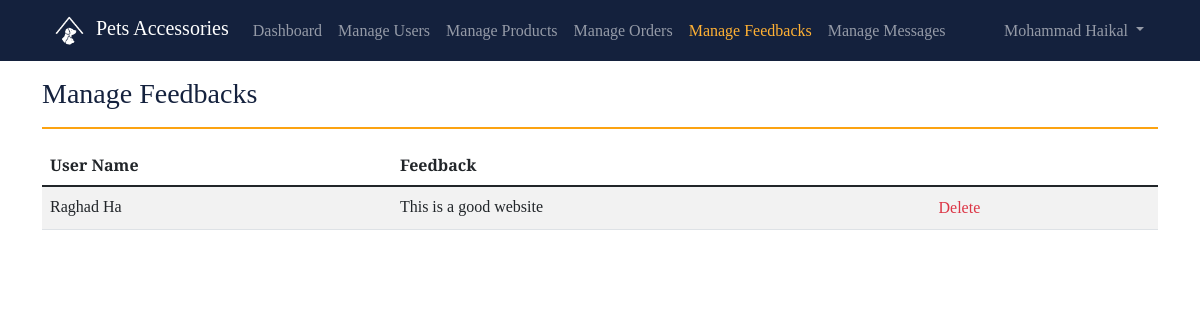
Page /petaccesories/manageFeedbacks.php (signed in) on the committed database.
### tables this page shows
CREATE TABLE IF NOT EXISTS `user` (
  `id` int(11) NOT NULL AUTO_INCREMENT,
  `is_admin` tinyint(1) DEFAULT '0',
  `first_name` varchar(30) NOT NULL,
  `last_name` varchar(30) NOT NULL,
  `email` varchar(50) NOT NULL,
  `phone` varchar(20) NOT NULL,
  `password` varchar(50) NOT NULL,
  `created_at` timestamp NOT NULL DEFAULT CURRENT_TIMESTAMP,
  PRIMARY KEY (`id`),
  UNIQUE KEY `UNIQUE` (`email`) USING BTREE
);

CREATE TABLE IF NOT EXISTS `feedback` (
  `id` int(11) NOT NULL AUTO_INCREMENT,
  `user_id` int(11) NOT NULL,
  `feedback` text,
  PRIMARY KEY (`id`),
  KEY `id` (`id`,`user_id`),
  KEY `user_id` (`user_id`)
);

### petaccesories/modules/Admin.php (called while the page is built, shortened)
<?php
class Admin extends User
{
  public static function check()
  {
    if (isset($_SESSION['admin_id'])) {
      return true;
    } else {
      return false;
    }
  }
  public static function getAdminFullName()
  {
    $admin = self::getAdmin()[0];
    return $admin['first_name'] . " " . $admin['last_name'];
  }
  public static function getAdmin()
  {
    return self::getQueryResults("SELECT * FROM `user` WHERE  `id` = {$_SESSION['admin_id']}");
  }
}

### petaccesories/modules/DB.php (called while the page is built, shortened)
<?php
class DB
{
  protected static $servername;
  protected static $username;
  protected static $password;
  protected static $dbname;
  protected static function connect()
  {
    self::$servername = "localhost";
    self::$username = "root";
    self::$password = "";
    self::$dbname = "petaccessories";
    $conn = new mysqli(self::$servername, self::$username, self::$password, self::$dbname);
    return $conn;
  }
  protected static function getQueryResults($sql){
    $result = mysqli_query(self::connect(), $sql);
    return mysqli_fetch_all($result, MYSQLI_ASSOC);
  }
}

### petaccesories/modules/Feedback.php (called while the page is built, shortened)
<?php
class Feedback extends DB
{
    public static function viewAll()
    {
        return self::getQueryResults("SELECT * FROM `feedback`");
    }
}

### petaccesories/modules/User.php (called while the page is built, shortened)
<?php
class User extends DB
{
  public static function getUserNameById($id)
  {
    $user = self::getQueryResults("SELECT first_name, last_name FROM user WHERE id = $id")[0];
    return $user['first_name'] . " " . $user['last_name'];
  }
}

### petaccesories/manageFeedbacks.php (the view, shortened to what this page needs)
<?php
$feedbacks = Feedback::viewAll();
?>
<!DOCTYPE html>
<html lang="en" dir="auto">
<?php include('./templates/head.php') ?>
<body>
    <?php include('./templates/adminNav.php') ?>
    <div class="container py-3">
        <h3 class="mb-0">Manage Feedbacks</h3>
        <hr class="myCustomHr">
        <div style="width: 100%; overflow-x: auto;" class="mb-3">
            <table class="table table-striped table-hover">
                <?php if (!empty($feedbacks)) : ?>
                    <thead>
                        <tr>
                            <th>User Name</th>
                            <th>Feedback</th>
                        </tr>
                    </thead>
                    <tbody>
                        <?php foreach ($feedbacks as $feedback) : ?>
                            <tr>
                                <td><?= User::getUserNameById($feedback['user_id']) ?></td>
                                <td><?= $feedback['feedback'] ?></td>
                                <td>
                                    <form style="width: fit-content;" method="post" action="<?php echo $_SERVER['PHP_SELF']; ?>">
                                        <button name="deleteFeedback" onclick="return confirm('Are you sure to delete this feedback?')" type="submit" class="link-danger bg-transparent border-0">Delete</button>
                                    </form>
                                </td>
                            </tr>
                        <?php endforeach ?>
                    </tbody>
                <?php else : ?>
                    <p class="text-muted text-center">No feedbacks found.</p>
                <?php endif ?>
            </table>
        </div>
    </div>
</body>
</html>

### petaccesories/templates/adminNav.php (shortened to what this page needs)
<?php
    $currentPage = basename($_SERVER['PHP_SELF']);
?>
<nav class="navbar navbar-expand-md navbar-dark bg-dark sticky-top">
        <div class="container-fluid pe-md-5 ps-md-5">
            <a class="navbar-brand" href="index.php">
                <img src="./img/logo.png" class="mx-1 " style="width: 35px; height: 35px;" alt="Logo">
                Pets Accessories
            </a>
            <div class="collapse navbar-collapse" id="navbarNavDropdown">
                <ul class="navbar-nav">
                    <li class="nav-item">
                        <a class="nav-link <?php if ($currentPage == 'dashboard.php') {echo "active";}?>" href="./dashboard.php">Dashboard</a>
                    </li>
                    <li class="nav-item">
                        <a class="nav-link <?php if ($currentPage == 'manageUsers.php') {echo "active";}?>" href="./manageUsers.php">Manage Users</a>
                    </li>
                    <li class="nav-item">
                        <a class="nav-link <?php if ($currentPage == 'manageProducts.php') {echo "active";}?>" href="./manageProducts.php">Manage Products</a>
                    </li>
                    <li class="nav-item">
                        <a class="nav-link <?php if ($currentPage == 'manageOrders.php') {echo "active";}?>" href="./manageOrders.php">Manage Orders</a>
                    </li>
                    <li class="nav-item">
                        <a class="nav-link <?php if ($currentPage == 'manageFeedbacks.php') {echo "active";}?>" href="./manageFeedbacks.php">Manage Feedbacks</a>
                    </li>
                    <li class="nav-item">
                        <a class="nav-link <?php if ($currentPage == 'manageMessages.php') {echo "active";}?>" href="./manageMessages.php">Manage Messages</a>
                    </li>
                </ul>
                <?php if (Admin::check()) : ?>
                    <ul class="navbar-nav ms-auto">
                        <li class="nav-item dropdown">
                            <a class="nav-link dropdown-toggle" href="#" role="button" data-bs-toggle="dropdown" aria-expanded="false">
                                <?php echo Admin::getAdminFullName() ?>
                            </a>
                        </li>
                    </ul>
                <?php endif; ?>
            </div>
        </div>
    </nav>

### rows in the picture
user: Admin::getAdminFullName() "Mohammad Haikal"
feedback: user.last_name "Raghad Ha", feedback "This is a good website"
